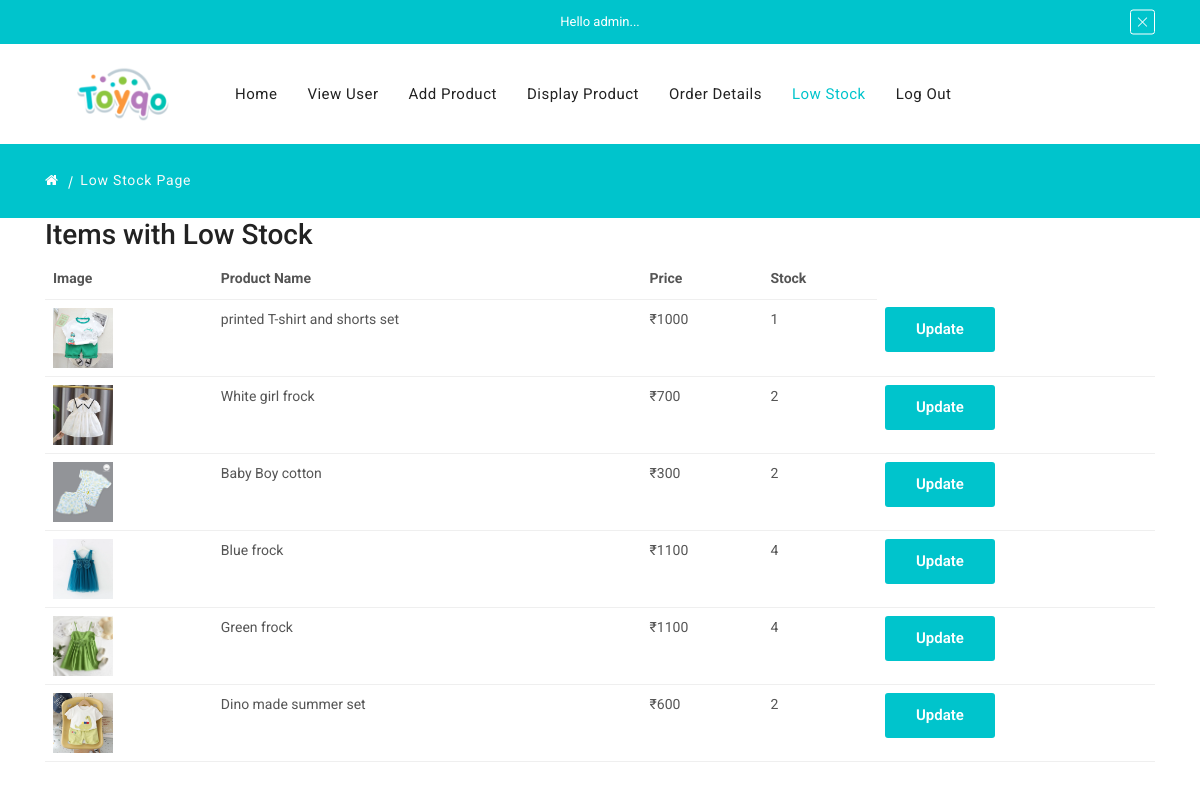
Screenshot of /lowstock with the database file from the repository.
### app1/models.py (models this page shows)
class Productdetails(models.Model):
    product_name = models.CharField(max_length=30)
    product_price = models.IntegerField(null=True)
    product_stock=models.IntegerField(null=True)
    product_category= models.CharField(max_length=20, null=True)
    product_subcategory= models.CharField(max_length=20, null=True)
    product_image = models.FileField()
    def __str__(self):
        return self.product_name

### app1/views.py (the view)
# urls.py: path('lowstock',views.low_stock),
def low_stock(request):
        a = Productdetails.objects.all()
        l=[]
        for i in a:
            if i.product_stock is not None and i.product_stock < 5:
                l.append(i)
        print("l",l)
        return render(request,'lowstock.html',{'item':l})

### template/lowstock.html (shortened to what this page needs)
<!DOCTYPE html>
<html lang="en">
<head>
    {% load static %}
    <link rel="stylesheet" href="{% static 'assets/css/vendor/fontawesome.min.css' %}" />
    <link rel="stylesheet" href="{% static 'assets/css/vendor/pe-icon-7-stroke.min.css' %}" />
    <link rel="stylesheet" href="{% static 'assets/css/plugins/swiper-bundle.min.css' %}" />
    <link rel="stylesheet" href="{% static 'assets/css/plugins/animate.min.css' %}" />
    <link rel="stylesheet" href="{% static 'assets/css/plugins/lightgallery.min.css' %}" />
    <link rel="stylesheet" href="{% static 'assets/css/plugins/aos.min.css' %}" />
    <link rel="stylesheet" href="{% static 'assets/css/plugins/nice-select.min.css' %}" />
    <link rel="stylesheet" href="{% static 'assets/css/style.css' %}" />
</head>
<body>
    <div class="header section">
        <div class="header-top bg-primary">
            <div class="container">
                <div class="row align-items-center">
                    <div class="col-12">
                        <div class="header-top-msg-wrapper text-center">
                            <p class="header-top-message text-center">Hello admin...</p>
                            <div class="header-top-close-btn">
                                <button class="top-close-btn"><i class="pe-7s-close"></i></button>
                            </div>
                        </div>
                    </div>
                </div>
            </div>
        </div>
        <div class="header-bottom">
            <div class="header-sticky">
                <div class="container">
                    <div class="row align-items-center position-relative">
                        <div class="col-md-6 col-lg-3 col-xl-2 col-6">
                            <div class="header-logo">
                                <a href="adminhome"><img src="{% static 'assets/images/logo/logo.png' %}" alt="Site Logo" /></a>
                            </div>
                        </div>
                        <div class="col-lg-8 d-none d-lg-block">
                            <div class="main-menu">
                                <ul>
                                    <li><a href="adminhome">Home</a></li>
                                    <li><a href="viewuser">View user</a></li>
                                    <li><a href="addproduct">Add Product</a></li>
                                    <li><a href="displayproduct">Display Product</a></li>
                                    <li><a href="admin_order_details">Order Details</a></li>
                                    <li><a href="#" class="active">Low Stock</a></li>
                                    <li><a href="login">Log Out</a></li>
                                </ul>
                            </div>
                        </div>
                    </div>
                </div>
            </div>
        </div>
    <div class="section">
        <div class="breadcrumb-area bg-primary">
            <div class="container">
                <div class="breadcrumb-content">
                    <ul>
                        <li>
                            <a href="adminhome"><i class="fa fa-home"></i> </a>
                        </li>
                        <li class="active"> Low Stock Page</li>
                    </ul>
                </div>
            </div>
        </div>
    </div>
<div class="container">
    <h3>Items with Low Stock</h3>
    <table class="table">
        <thead>
            <tr>
                <th>Image</th>
                <th>Product Name</th>
                <th>Price</th>
                <th>Stock</th>
            </tr>
        </thead>
        <tbody>
            {% for items in item %}
            <tr>
                <td><img src="{{ items.product_image.url }}" alt="{{ items.product_name }}" style="width: 60px; height: 60px;"></td>
                <td>{{ items.product_name }}</td>
                <td>₹{{ items.product_price }}</td>
                <td>{{ items.product_stock }}</td>
                <td><a href="updateproduct/{{items.pk}}" class="btn btn-primary" onclick="return confirm('Are you sure you want to update this product.')" rel="noopener">Update</a></td>
            </tr>
            {% endfor %}
        </tbody>
    </table>
</div>
</div>
</body>
</html>

### rows the page displays
Productdetails: product_image (picture), product_name "printed T-shirt and shorts set", product_price "1000", product_stock "1"
Productdetails: product_image (picture), product_name "White girl frock", product_price "700", product_stock "2"
Productdetails: product_image (picture), product_name "Baby Boy cotton", product_price "300", product_stock "2"
Productdetails: product_image (picture), product_name "Blue frock", product_price "1100", product_stock "4"
Productdetails: product_image (picture), product_name "Green frock", product_price "1100", product_stock "4"
Productdetails: product_image (picture), product_name "Dino made summer set", product_price "600", product_stock "2"
